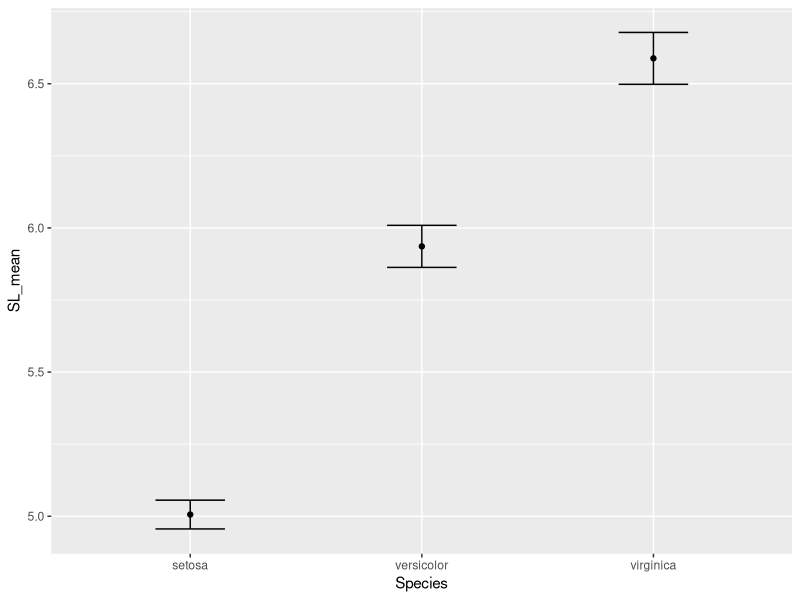

Write the R code that produced this figure.
# Iris and tidyverse
# Tomasz Wlodarczyk
# twlodarczyk@arizona.edu
# 2023-03-28

library(tidyverse)

setosa_mean <- mean(iris$Sepal.Length[iris$Species=="setosa"]) # mean for sepal length for setosa species

# Group the iris data by values in the Species column using tidyverse

iris_grouped <- group_by(iris, Species) # <dbl> is double, <fct> is factor so character
iris_grouped

# Calculate sepal length mean 

iris_means <- summarize(iris_grouped, SL_mean = mean(Sepal.Length))
iris_means

iris_means2 <- summarize(iris, SL_mean = mean(Sepal.Length)) # if you don't group by species you will get a mean for all species at once


# pipe is %. % takses whatever is on the left and send it to the right

iris %>% group_by(Species) # we take it iris and stick it right before Species
group_by(iris, Species) # the same without pipe

# the same way we did before but all together
iris_means <- iris %>% # and then
  group_by(Species) %>% # and then
  summarize(SL_mean = mean(Sepal.Length)) # creat a new column that does mean of sepal length
iris_means


#%>% # ctrl + shift + m : create a shortcut 
# <- # shortcut is ALT + -

# calculate a standard error sigma/square root of n

iris_means <- iris %>% # and then
  group_by(Species) %>% # and then
  summarize(SL_mean = mean(Sepal.Length),
            SL_se = sd(Sepal.Length)/sqrt(n())) # create new column for the standard error
iris_means


# Plot sepal length data

ggplot(data = iris_means, mapping = aes(x=Species, y=SL_mean))+
  geom_point()+
  geom_errorbar(mapping=aes(ymin = SL_mean - SL_se, 
                            ymax = SL_mean + SL_se), 
                width=0.3)
